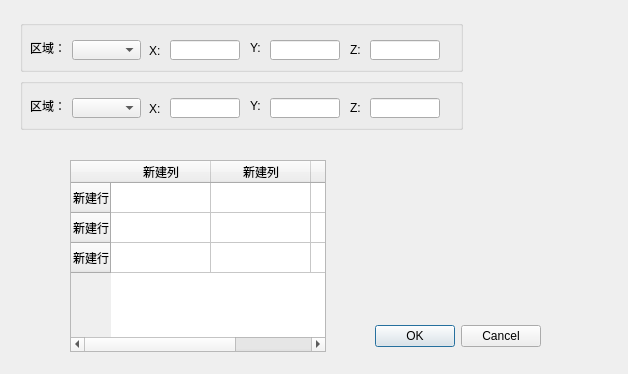
<?xml version="1.0" encoding="UTF-8"?>
<ui version="4.0">
 <class>Location</class>
 <widget class="QDialog" name="Location">
  <property name="geometry">
   <rect>
    <x>0</x>
    <y>0</y>
    <width>628</width>
    <height>374</height>
   </rect>
  </property>
  <property name="windowTitle">
   <string>Dialog</string>
  </property>
  <widget class="QDialogButtonBox" name="buttonBox">
   <property name="geometry">
    <rect>
     <x>200</x>
     <y>320</y>
     <width>341</width>
     <height>32</height>
    </rect>
   </property>
   <property name="orientation">
    <enum>Qt::Horizontal</enum>
   </property>
   <property name="standardButtons">
    <set>QDialogButtonBox::Cancel|QDialogButtonBox::Ok</set>
   </property>
  </widget>
  <widget class="QTableWidget" name="tableWidget">
   <property name="geometry">
    <rect>
     <x>70</x>
     <y>160</y>
     <width>256</width>
     <height>192</height>
    </rect>
   </property>
   <row>
    <property name="text">
     <string>新建行</string>
    </property>
   </row>
   <row>
    <property name="text">
     <string>新建行</string>
    </property>
   </row>
   <row>
    <property name="text">
     <string>新建行</string>
    </property>
   </row>
   <column>
    <property name="text">
     <string>新建列</string>
    </property>
   </column>
   <column>
    <property name="text">
     <string>新建列</string>
    </property>
   </column>
   <column>
    <property name="text">
     <string>新建列</string>
    </property>
   </column>
  </widget>
  <widget class="QWidget" name="">
   <property name="geometry">
    <rect>
     <x>20</x>
     <y>20</y>
     <width>443</width>
     <height>110</height>
    </rect>
   </property>
   <layout class="QVBoxLayout" name="verticalLayout">
    <item>
     <widget class="QGroupBox" name="groupBox">
      <property name="minimumSize">
       <size>
        <width>441</width>
        <height>51</height>
       </size>
      </property>
      <property name="title">
       <string/>
      </property>
      <widget class="QLabel" name="label">
       <property name="geometry">
        <rect>
         <x>10</x>
         <y>20</y>
         <width>36</width>
         <height>16</height>
        </rect>
       </property>
       <property name="text">
        <string>区域：</string>
       </property>
      </widget>
      <widget class="QComboBox" name="comboBox">
       <property name="geometry">
        <rect>
         <x>52</x>
         <y>20</y>
         <width>69</width>
         <height>20</height>
        </rect>
       </property>
      </widget>
      <widget class="QLineEdit" name="lineEdit">
       <property name="geometry">
        <rect>
         <x>150</x>
         <y>20</y>
         <width>70</width>
         <height>20</height>
        </rect>
       </property>
       <property name="sizePolicy">
        <sizepolicy hsizetype="Minimum" vsizetype="Fixed">
         <horstretch>0</horstretch>
         <verstretch>0</verstretch>
        </sizepolicy>
       </property>
       <property name="minimumSize">
        <size>
         <width>20</width>
         <height>0</height>
        </size>
       </property>
      </widget>
      <widget class="QLabel" name="label_2">
       <property name="geometry">
        <rect>
         <x>129</x>
         <y>21</y>
         <width>20</width>
         <height>20</height>
        </rect>
       </property>
       <property name="sizePolicy">
        <sizepolicy hsizetype="Minimum" vsizetype="Preferred">
         <horstretch>0</horstretch>
         <verstretch>0</verstretch>
        </sizepolicy>
       </property>
       <property name="minimumSize">
        <size>
         <width>0</width>
         <height>0</height>
        </size>
       </property>
       <property name="text">
        <string>X:</string>
       </property>
      </widget>
      <widget class="QLineEdit" name="lineEdit_2">
       <property name="geometry">
        <rect>
         <x>250</x>
         <y>20</y>
         <width>70</width>
         <height>20</height>
        </rect>
       </property>
       <property name="sizePolicy">
        <sizepolicy hsizetype="Minimum" vsizetype="Fixed">
         <horstretch>0</horstretch>
         <verstretch>0</verstretch>
        </sizepolicy>
       </property>
       <property name="minimumSize">
        <size>
         <width>30</width>
         <height>0</height>
        </size>
       </property>
      </widget>
      <widget class="QLabel" name="label_3">
       <property name="geometry">
        <rect>
         <x>230</x>
         <y>20</y>
         <width>16</width>
         <height>16</height>
        </rect>
       </property>
       <property name="text">
        <string>Y:</string>
       </property>
      </widget>
      <widget class="QLabel" name="label_4">
       <property name="geometry">
        <rect>
         <x>330</x>
         <y>20</y>
         <width>20</width>
         <height>20</height>
        </rect>
       </property>
       <property name="text">
        <string>Z:</string>
       </property>
      </widget>
      <widget class="QLineEdit" name="lineEdit_3">
       <property name="geometry">
        <rect>
         <x>350</x>
         <y>20</y>
         <width>70</width>
         <height>20</height>
        </rect>
       </property>
       <property name="sizePolicy">
        <sizepolicy hsizetype="Minimum" vsizetype="Fixed">
         <horstretch>0</horstretch>
         <verstretch>0</verstretch>
        </sizepolicy>
       </property>
       <property name="minimumSize">
        <size>
         <width>30</width>
         <height>0</height>
        </size>
       </property>
      </widget>
     </widget>
    </item>
    <item>
     <widget class="QGroupBox" name="groupBox_2">
      <property name="minimumSize">
       <size>
        <width>441</width>
        <height>51</height>
       </size>
      </property>
      <property name="title">
       <string/>
      </property>
      <widget class="QLabel" name="label_5">
       <property name="geometry">
        <rect>
         <x>10</x>
         <y>20</y>
         <width>36</width>
         <height>16</height>
        </rect>
       </property>
       <property name="text">
        <string>区域：</string>
       </property>
      </widget>
      <widget class="QComboBox" name="comboBox_2">
       <property name="geometry">
        <rect>
         <x>52</x>
         <y>20</y>
         <width>69</width>
         <height>20</height>
        </rect>
       </property>
      </widget>
      <widget class="QLineEdit" name="lineEdit_4">
       <property name="geometry">
        <rect>
         <x>150</x>
         <y>20</y>
         <width>70</width>
         <height>20</height>
        </rect>
       </property>
       <property name="sizePolicy">
        <sizepolicy hsizetype="Minimum" vsizetype="Fixed">
         <horstretch>0</horstretch>
         <verstretch>0</verstretch>
        </sizepolicy>
       </property>
       <property name="minimumSize">
        <size>
         <width>20</width>
         <height>0</height>
        </size>
       </property>
      </widget>
      <widget class="QLabel" name="label_6">
       <property name="geometry">
        <rect>
         <x>129</x>
         <y>21</y>
         <width>20</width>
         <height>20</height>
        </rect>
       </property>
       <property name="sizePolicy">
        <sizepolicy hsizetype="Minimum" vsizetype="Preferred">
         <horstretch>0</horstretch>
         <verstretch>0</verstretch>
        </sizepolicy>
       </property>
       <property name="minimumSize">
        <size>
         <width>0</width>
         <height>0</height>
        </size>
       </property>
       <property name="text">
        <string>X:</string>
       </property>
      </widget>
      <widget class="QLineEdit" name="lineEdit_5">
       <property name="geometry">
        <rect>
         <x>250</x>
         <y>20</y>
         <width>70</width>
         <height>20</height>
        </rect>
       </property>
       <property name="sizePolicy">
        <sizepolicy hsizetype="Minimum" vsizetype="Fixed">
         <horstretch>0</horstretch>
         <verstretch>0</verstretch>
        </sizepolicy>
       </property>
       <property name="minimumSize">
        <size>
         <width>30</width>
         <height>0</height>
        </size>
       </property>
      </widget>
      <widget class="QLabel" name="label_7">
       <property name="geometry">
        <rect>
         <x>230</x>
         <y>20</y>
         <width>16</width>
         <height>16</height>
        </rect>
       </property>
       <property name="text">
        <string>Y:</string>
       </property>
      </widget>
      <widget class="QLabel" name="label_8">
       <property name="geometry">
        <rect>
         <x>330</x>
         <y>20</y>
         <width>20</width>
         <height>20</height>
        </rect>
       </property>
       <property name="text">
        <string>Z:</string>
       </property>
      </widget>
      <widget class="QLineEdit" name="lineEdit_6">
       <property name="geometry">
        <rect>
         <x>350</x>
         <y>20</y>
         <width>70</width>
         <height>20</height>
        </rect>
       </property>
       <property name="sizePolicy">
        <sizepolicy hsizetype="Minimum" vsizetype="Fixed">
         <horstretch>0</horstretch>
         <verstretch>0</verstretch>
        </sizepolicy>
       </property>
       <property name="minimumSize">
        <size>
         <width>30</width>
         <height>0</height>
        </size>
       </property>
      </widget>
     </widget>
    </item>
   </layout>
  </widget>
 </widget>
 <resources/>
 <connections>
  <connection>
   <sender>buttonBox</sender>
   <signal>accepted()</signal>
   <receiver>Location</receiver>
   <slot>accept()</slot>
   <hints>
    <hint type="sourcelabel">
     <x>248</x>
     <y>254</y>
    </hint>
    <hint type="destinationlabel">
     <x>157</x>
     <y>274</y>
    </hint>
   </hints>
  </connection>
  <connection>
   <sender>buttonBox</sender>
   <signal>rejected()</signal>
   <receiver>Location</receiver>
   <slot>reject()</slot>
   <hints>
    <hint type="sourcelabel">
     <x>316</x>
     <y>260</y>
    </hint>
    <hint type="destinationlabel">
     <x>286</x>
     <y>274</y>
    </hint>
   </hints>
  </connection>
 </connections>
</ui>
